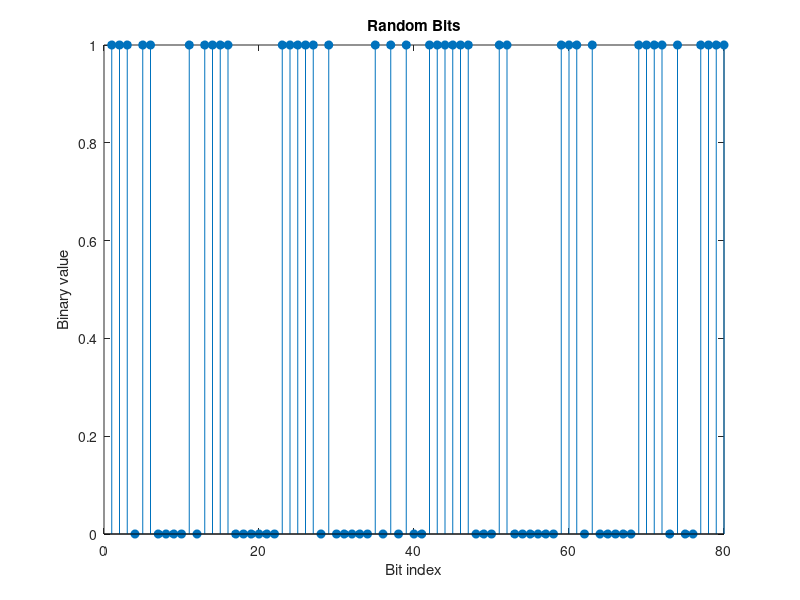
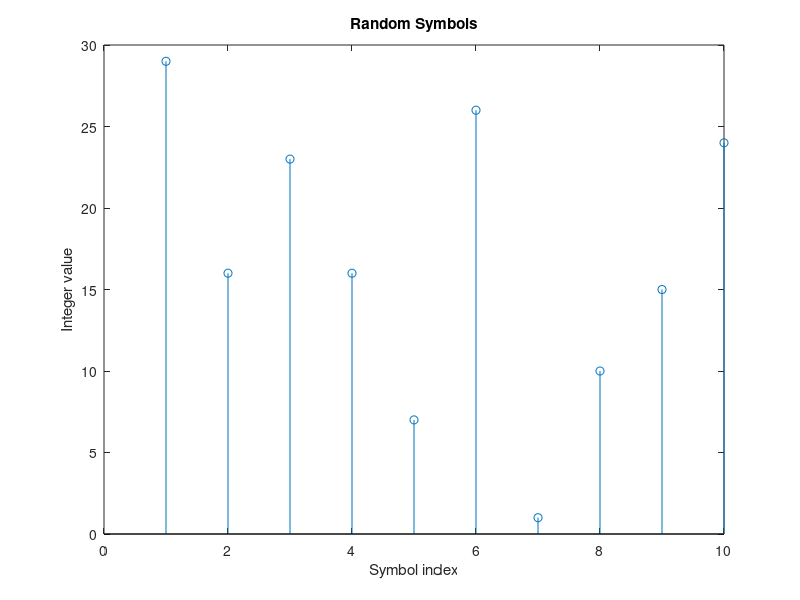

Reproduce these figures in MATLAB, in order. (Note: this script raises an error after producing the figures.)
% ex1
M=32; % size of signal constellation--change1
k=log2(M); %number of bits per symbol
n=3e4; %number of bits to process
nsamp=1; %oversampling rate

x=randi([0 1],[n 1]); %random binary data stream
figure
stem(x(1:80),'filled');%--change2
title('Random Bits');
xlabel('Bit index');ylabel('Binary value');

% bit-to-symbol mapping
xsym=bi2de(reshape(x,k,length(x)/k).','left-msb');
figure
stem(xsym(1:10));
title('Random Symbols');
xlabel('Symbol index');ylabel('Integer value');

% modulation
y=modulate(modem.qammod(M),xsym);

% transmitted signal 
ytx=y;
EbNo=10; % in dB %--chang3
snr=EbNo+10*log10(k)-10*log10(nsamp);
ynoisy=awgn(ytx,snr,'measured');
yrx=ynoisy;

% scatter polt
h=scatterplot(yrx(1:nsamp*5e3),nsamp,0,'g.');
hold on;
scatterplot(ytx(1:5e3),1,0,'k*',h);
title('Received Signal');
legend('received signal','signal constellation')
axis([-5 5 -5 5]);
xlabel('In-Phase');ylabel('Quadrature');

%demodulation
zsym=demodulate(modem.qamdemod(M),yrx);

% symbol-to-bit mapping
z=de2bi(zsym,'left-msb');
z=reshape(z.',numel(z),1);

% BER computation
[number_of_errors, bit_error_rate]=biterr(x,z)
